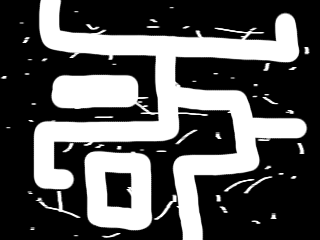
#> input picture gims_labyrinth/python_stuff/test_imgs/maze_gen.bmp, 320 x 240 px
$ python median_filt_denoising.py
#> lines starting #> are read from the running program, lines starting #| are printed output that depends on the picture; after the words box and inside, x2 and y2 are one past the last pixel; in counts of white or black regions, pixels touching at a corner belong together
import numpy as np
import imageio
from scipy import signal
import matplotlib.pyplot as plt

'''
im = np.array([[0, 0, 0, 0, 0, 0, 0, 0, 0, 0],
            [0, 0, 1, 1, 1, 1, 1, 1, 1, 0],
            [1, 1, 1, 0, 1, 1, 0, 1, 1, 0],
            [0, 0, 0, 0, 1, 0, 0, 0, 0, 0],
            [0, 1, 1, 0, 1, 1, 1, 1, 1, 0],
            [0, 0, 1, 1, 1, 1, 0, 1, 0, 0],
            [0, 0, 0, 0, 0, 0, 0, 1, 0, 0],
            [0, 0, 1, 1, 1, 1, 0, 1, 1, 0],
            [0, 0, 0, 0, 0, 0, 0, 0, 1, 0]])

im = np.array([[0, 1, 0, 0, 0, 0, 0, 0, 0, 0],
             [0, 1, 1, 1, 1, 1, 0, 1, 0, 0],
             [0, 0, 1, 1, 0, 0, 0, 1, 1, 0],
             [0, 0, 1, 1, 1, 1, 1, 1, 0, 0],
             [0, 1, 0, 1, 0, 0, 0, 1, 1, 0],
             [0, 0, 0, 0, 1, 1, 0, 1, 1, 0],
             [0, 1, 1, 1, 0, 0, 1, 1, 0, 0],
             [0, 1, 1, 0, 1, 0, 1, 0, 1, 0],
             [0, 1, 0, 0, 0, 1, 1, 0, 0, 0],
             [0, 0, 0, 0, 0, 0, 1, 0, 0, 0]])

im = imageio.imread("test_imgs/black-white-small-noisy.bmp") > 0
im = im.astype(int)
'''
im = imageio.imread("test_imgs/maze_gen.bmp") > 0
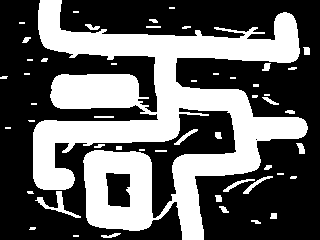
#> im: shape (240, 320) bool; 38.3% white; 50 white regions (21 under 20 px), largest, box (x1, y1, x2, y2) and area: (33, 0, 308, 240) 27673, (35, 191, 81, 218) 273, (243, 176, 273, 194) 118
im = im.astype(int)
filt_img = signal.medfilt(im, (11, 11))
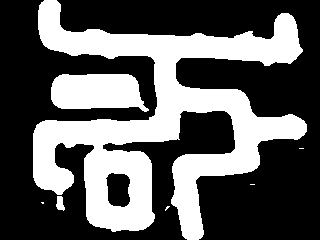
#> filt_img: shape (240, 320) int64; values 0 (black) and 1 (white), 36.6% white; 7 white regions (4 under 20 px), largest, box (x1, y1, x2, y2) and area: (33, 0, 307, 240) 24993, (51, 74, 149, 112) 2958, (56, 196, 65, 211) 94

plt.figure()
plt.imshow(im, cmap='Greys')

plt.figure()
plt.imshow(filt_img, cmap='Greys')
plt.show()
imageio.save("for_luis.bmp")

$ run again, with gims_labyrinth/python_stuff/test_imgs/maze_complicated.bmp copied over gims_labyrinth/python_stuff/test_imgs/maze_gen.bmp
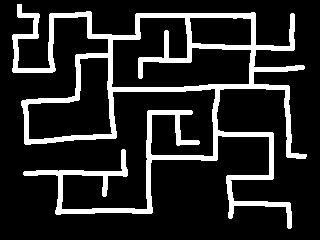
#> input picture gims_labyrinth/python_stuff/test_imgs/maze_complicated.bmp, 320 x 240 px
#> `filt_img = signal.medfilt(im, (11, 11))`:
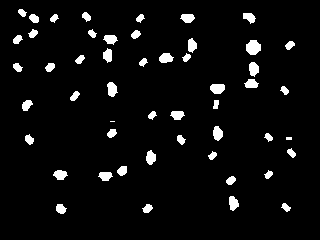
#> filt_img: shape (240, 320) int64; values 0 (black) and 1 (white), 4.9% white; 51 white regions (2 under 20 px), largest, box (x1, y1, x2, y2) and area: (246, 40, 261, 55) 175, (210, 84, 225, 94) 126, (107, 82, 118, 97) 116
